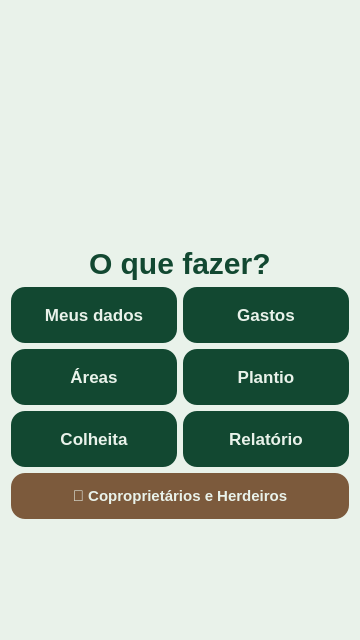
<?xml version="1.0" encoding="UTF-8"?>
<ui version="4.0">
 <class>Form</class>
 <widget class="QWidget" name="Form">
  <property name="geometry"><rect><x>0</x><y>0</y><width>360</width><height>640</height></rect></property>
  <property name="minimumSize"><size><width>360</width><height>640</height></size></property>
  <property name="maximumSize"><size><width>360</width><height>640</height></size></property>
  <property name="windowTitle"><string>Form</string></property>
  <property name="styleSheet">
   <string notr="true">QWidget { background-color: #E9F2EA; font-family: &quot;Roboto Flex&quot;; }
QPushButton { background-color: #124831; color: #E9F2EA; font-family: &quot;Roboto Flex&quot;; font-weight: 700; font-size: 17px; border-radius: 14px; padding: 18px 8px; border: none; }
QPushButton:hover { background-color: #0a3020; }
QPushButton#coowners_button { background-color: #7C5A3C; font-size: 15px; padding: 14px; }
QPushButton#coowners_button:hover { background-color: #5a3e28; }
QLabel#welcome_label { font-weight: 800; font-size: 30px; color: #124831; }
QLabel#presentation_label, QLabel#i_have_account_label { font-weight: 500; font-size: 14px; color: #7C5A3C; }</string>
  </property>
  <layout class="QVBoxLayout" name="verticalLayout_2">
   <item>
    <layout class="QVBoxLayout" name="verticalLayout">
     <item alignment="Qt::AlignmentFlag::AlignHCenter">
      <widget class="QLabel" name="label">
       <property name="minimumSize"><size><width>160</width><height>120</height></size></property>
       <property name="maximumSize"><size><width>160</width><height>120</height></size></property>
       <property name="text"><string/></property>
       <property name="pixmap"><pixmap>images/logo.png</pixmap></property>
       <property name="scaledContents"><bool>true</bool></property>
      </widget>
     </item>
     <item alignment="Qt::AlignmentFlag::AlignHCenter">
      <widget class="QLabel" name="welcome_label">
       <property name="sizePolicy">
        <sizepolicy hsizetype="Preferred" vsizetype="Fixed"><horstretch>0</horstretch><verstretch>0</verstretch></sizepolicy>
       </property>
       <property name="text"><string>O que fazer?</string></property>
      </widget>
     </item>
     <item>
      <layout class="QGridLayout" name="gridLayout">
       <item row="0" column="0">
        <widget class="QPushButton" name="my_data_button">
         <property name="text"><string>Meus dados</string></property>
        </widget>
       </item>
       <item row="0" column="1">
        <widget class="QPushButton" name="expenses_button">
         <property name="text"><string>Gastos</string></property>
        </widget>
       </item>
       <item row="1" column="0">
        <widget class="QPushButton" name="land_button">
         <property name="text"><string>Áreas</string></property>
        </widget>
       </item>
       <item row="1" column="1">
        <widget class="QPushButton" name="planting_button">
         <property name="text"><string>Plantio</string></property>
        </widget>
       </item>
       <item row="2" column="0">
        <widget class="QPushButton" name="harvest_button">
         <property name="text"><string>Colheita</string></property>
        </widget>
       </item>
       <item row="2" column="1">
        <widget class="QPushButton" name="report_button">
         <property name="text"><string>Relatório</string></property>
        </widget>
       </item>
       <item row="3" column="0" colspan="2">
        <widget class="QPushButton" name="coowners_button">
         <property name="text"><string>👥 Coproprietários e Herdeiros</string></property>
        </widget>
       </item>
      </layout>
     </item>
    </layout>
   </item>
  </layout>
 </widget>
 <resources/>
 <connections/>
</ui>
